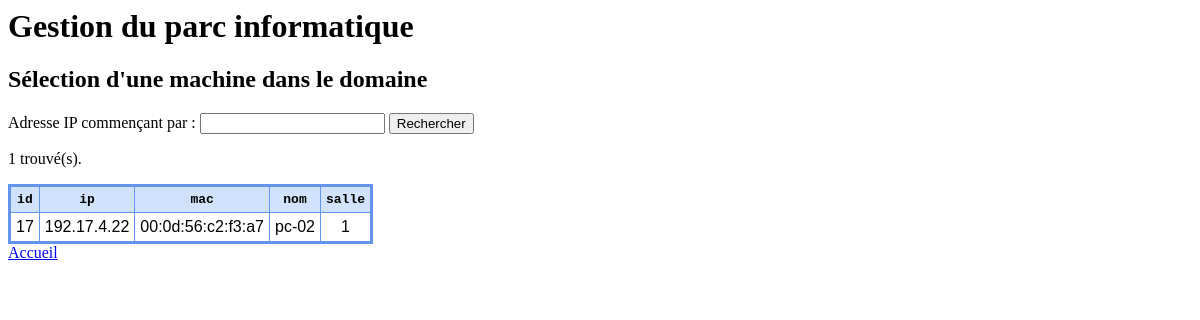
The app's page /recherche.php?debutIp=192.17.4.22 with its own data.
### tables this page shows
CREATE TABLE IF NOT EXISTS `ordinateurs` (
  `id` int(11) NOT NULL AUTO_INCREMENT,
  `ip` char(15) NOT NULL,
  `mac` char(17) NOT NULL,
  `nom` char(15) NOT NULL,
  `salle` int(11) NOT NULL,
  PRIMARY KEY (`id`)
);

### OrdinateurManager.class.php (called while the page is built, shortened)
<?php
include ("./Ordinateur.class.php");
class OrdinateurManager {
    private $connexionDB;
    public function __construct($connexionDB) {
        $this->connexionDB = $connexionDB;
    }
    public function listerLesOrdinateursAvecCeDebutIp($debutIp) {
        $requete = "select * from ordinateurs where ip like '" . $debutIp . "%' order by ip asc";
        return $this->listerOrdinateursDepuisCetteRequete($requete);
    }
    private function listerOrdinateursDepuisCetteRequete($requete) {
        $listeOrdinateurs = array();
        try {
            $reponse = $this->connexionDB->query($requete);
            while (($ligneReponse = $reponse->fetch())) {
                $ordinateur = new Ordinateur($ligneReponse['id'], $ligneReponse['ip'], $ligneReponse['mac'], $ligneReponse['nom'], $ligneReponse['salle']);
                array_push($listeOrdinateurs, $ordinateur);
            }
        } catch (PDOException $ex) {
            echo '<pre>Erreur : ' . $ex.getMessage() . '</pre>';
        }
        return $listeOrdinateurs;
    }
}

### Ordinateur.class.php (called while the page is built)
<?php
class Ordinateur {
    private $id;
    private $ip;
    private $adresseMac;
    private $nom;
    private $salle;
    public function __construct($id, $ip, $adresseMac, $nom, $salle) {
        $this->id = $id;
        $this->ip = $ip;
        $this->adresseMac = $adresseMac;
        $this->nom = $nom;
        $this->salle = $salle;
    }
    public function getId() {
        return $this->id;
    }
    public function getIp() {
        return $this->ip;
    }
    public function getAdresseMac() {
        return $this->adresseMac;
    }
    public function getNom() {
        return $this->nom;
    }
    public function getSalle() {
        return $this->salle;
    }
}

### recherche.php (the view, shortened to what this page needs)
<?php
    include ("./OrdinateurManager.class.php");
    echo "<h2>Sélection d'une machine dans le domaine</h2>";
    if (isset($_GET['debutIp'])) {
        $debutIp = $_GET['debutIp'];
        $connexionDB = new PDO("mysql:host=localhost;dbname=parc", "root", "");
        $managerOrdinateurs = new OrdinateurManager($connexionDB);
        $listeOrdinateurs = $managerOrdinateurs->listerLesOrdinateursAvecCeDebutIp($debutIp);
        $nombreDOrdinateurs = count($listeOrdinateurs);
        if ($nombreDOrdinateurs == 0) {
            echo "<p>Aucun ordinateur trouvé avec le début d'IP : '" . $debutIp . "'.</p>";
        }
        else {
            echo '<p>' . $nombreDOrdinateurs . ' trouvé(s). </p>';
            echo '<table>'
                . '<tr>'
                    . '<th>id</th>'
                    . '<th>ip</th>'
                    . '<th>mac</th>'
                    . '<th>nom</th>'
                    . '<th>salle</th>'
                . '</tr>';
            foreach ($listeOrdinateurs as $ordinateur) {
                echo '
                <tr>
                    <td>' . $ordinateur->getId() . '</td>
                    <td>' . $ordinateur->getIp() . '</td>
                    <td>' . $ordinateur->getAdresseMac() . '</td>
                    <td>' . $ordinateur->getNom() . '</td>
                    <td>' . $ordinateur->getSalle() . '</td>
                </tr>';
            }
            echo '</table>';
        }
    }

### css/style.css (style rules this page uses)
table { border: medium solid #6495ed; border-collapse: collapse; }
th { font-family: monospace; border: thin solid #6495ed; padding: 5px; background-color: #D0E3FA; }
td { font-family: sans-serif; border: thin solid #6495ed; padding: 5px; text-align: center; background-color: #ffffff; }

### records on screen
ordinateurs: id "17", ip "192.17.4.22", mac "00:0d:56:c2:f3:a7", nom "pc-02", salle "1"

### other values on screen
$nombreDOrdinateurs "1"
